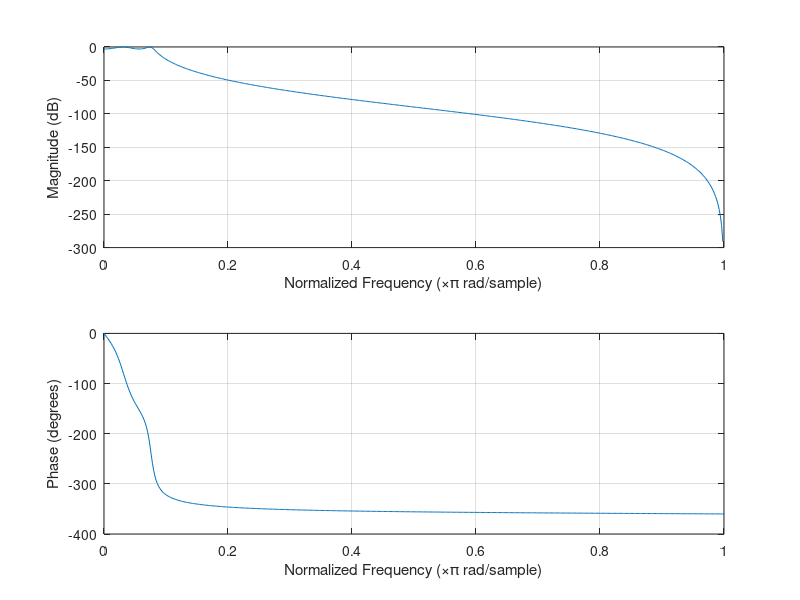

Write the MATLAB code that produced this figure.
close all
clear all
clc



% Chebyshev
% Low Pass Filter
f = 1000;
fs = 150;
fp = 40;
Rp = 3;
Rs = 60;
Wp = 2 * (fp / f);
Ws = 2 * (fs / f);
[n, Wp] = cheb1ord(Wp, Ws, Rp, Rs);
[num, dnum] = cheby1(n, Rp, Wp);
string = 'The order of your Filter is: ';
disp(string);
disp(n);
freqz(num, dnum);

% Butterworth
% Low Pass Filter
rp=0.2;
rs=20;
fp=200;
fs=600;
f=2000;
wp=2*(fp/f);
ws=2*(fs/f);
[n,wn]=buttord(wp,ws,rp,rs);
[b,a]=butter(n,wn);
[h,w]=freqz(b,a);
subplot(2,1,1);










% %Chebyshev
% % Band Pass Filter
% f = 1000;
% fp = [60 200];
% fs = [50 250];
% Rp = 3;
% Rs = 40;
% Wp = 2 * (fp / f);
% Ws = 2 * (fs / f);
% [n, Wp] = cheb1ord(Wp, Ws, Rp, Rs);
% [num, dnum] = cheby1(n, Rp, Wp);
% string = 'The order of your Filter is: ';
% disp(string);
% disp(n);
% freqz(num, dnum);

% % Butterworth
% % Band Pass Filter
% rp=0.2;
% rs=20;
% fp=200;
% fs=600;
% f=2000;
% wp=2*(fp/f);
% ws=2*(fs/f);
% [n,wn]=buttord(wp,ws,rp,rs);
% wn=[wp,ws];
% [b,a]=butter(n, wn);
% [h,w]=freqz(b,a);
% subplot(2,1,1);
% plot(w/pi,20*log(abs(h)));
% grid;
% xlabel("nf");
% ylabel("mag");
% title("mag response");
% subplot(2,1,2);
% plot(w/pi,angle(h));
% grid;
% xlabel("nf");
% ylabel("angle");
% title("phaseresponse");










% % Chebyshev
% % Band Stop Filter
% f = 1000;
% fp = [100 300];
% Rp = 5;
% Wp = 2 * (fp / f)
% n = 3;
% [num, dnum] = cheby1(n, Rp, Wp, 'stop');
% string = 'The order of your Filter is: ';
% disp(string);
% disp(n);
% freqz(num, dnum);

% % Butterworth
% % Band Stop Filter
% rp=0.2;
% rs=20;
% fp=200;
% fs=600;
% f=2000;
% wp=2*(fp/f);
% ws=2*(fs/f);
% [n,wn]=buttord(wp,ws,rp,rs);
% wn=[wp,ws];
% [b,a]=butter(n, wn, 'stop');
% [h,w]=freqz(b,a);










% % Chebyshev
% % High Pass Filter
% f = 1000;
% fp = 300;
% fs = 60;
% Rp = .5;
% Rs = 20;
% Wp = 2 * (fp / f);
% Ws = 2 * (fs / f);
% [n, Wp] = cheb1ord(Wp, Ws, Rp, Rs);
% [num, dnum] = cheby1(n, Rp, Wp, 'High');
% string = 'The order of your Filter is: ';
% disp(string);
% disp(n);
% freqz(num, dnum);

% % Butterworth
% % High Pass Filter
% rp=0.2;
% rs=20;
% fp=200;
% fs=600;
% f=2000;
% wp=2(fp/f);
% ws=2(fs/f);
% [n,wn]=buttord(wp,ws,rp,rs);
% [b,a]=butter(n, wn,'high');
% [h,w]=freqz(b,a);
% subplot(2,1,1);
% plot(w/pi,20*log(abs(h)));
% subplot(2,1,2);
% plot(w/pi,angle(h));